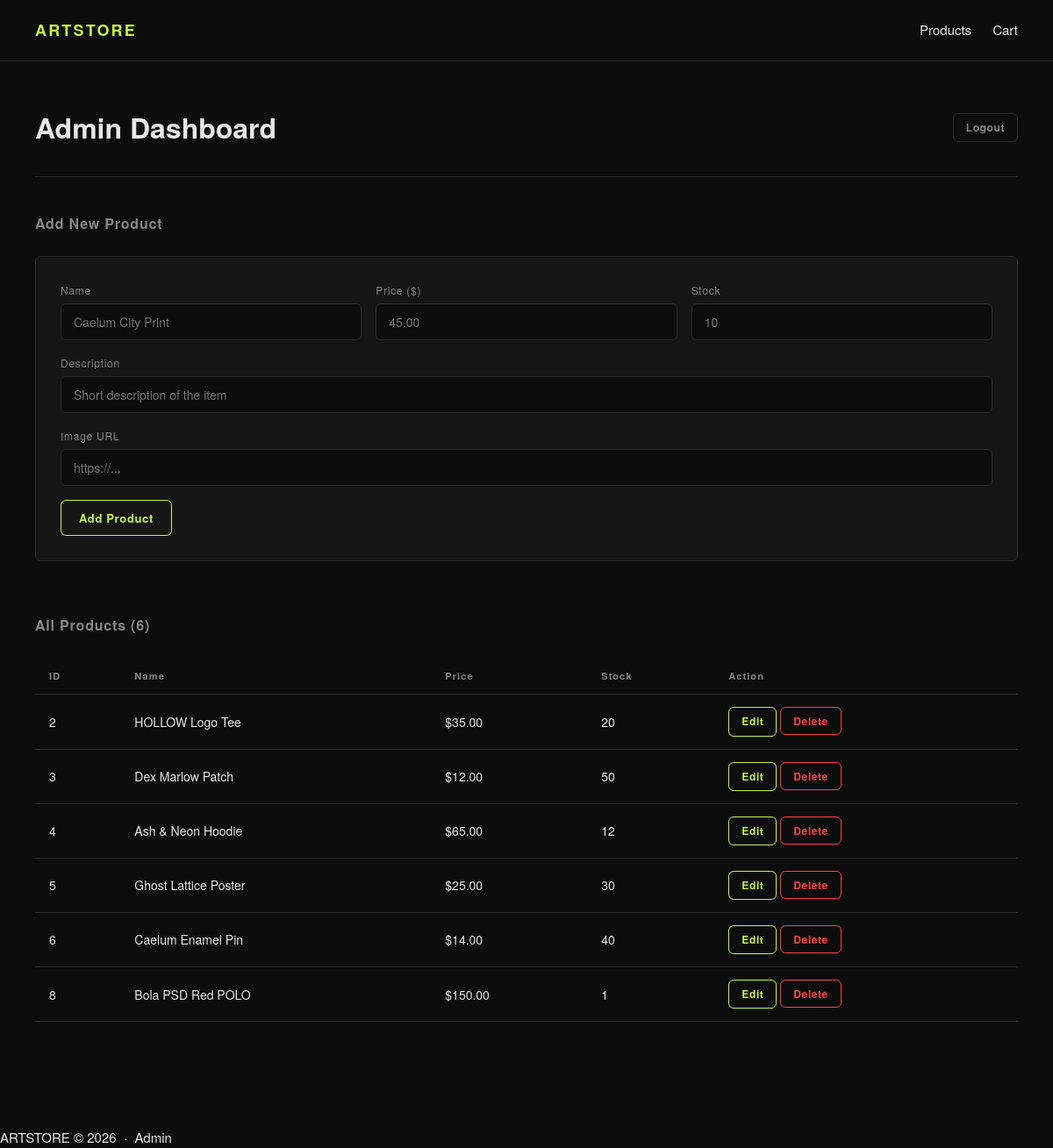
Screenshot of /admin/dashboard (signed in) with the database file from the repository.
### tables this page shows
CREATE TABLE products (
            id          INTEGER PRIMARY KEY AUTOINCREMENT,
            name        TEXT    NOT NULL,
            description TEXT,
            price       REAL    NOT NULL,
            image_url   TEXT    DEFAULT '',
            stock       INTEGER DEFAULT 10
        );

### app.py (the view)
@app.route("/admin/dashboard")
def admin_dashboard():
    if not session.get("admin"):
        return redirect(url_for("admin"))
    conn = get_db()
    products = conn.execute("SELECT * FROM products").fetchall()
    conn.close()
    return render_template("admin_dashboard.html", products=products, cart_count=0)

### app.py (called while the page is built)
def get_db():
    conn = sqlite3.connect(DB)
    conn.row_factory = sqlite3.Row  # lets us access columns by name
    return conn

### templates/admin_dashboard.html (shortened to what this page needs)
{% extends "base.html" %}
{% block content %}
<div class="page-header">
  <h1>Admin Dashboard</h1>
  <a href="{{ url_for('admin_logout') }}" class="btn btn--ghost btn--small">Logout</a>
</div>
<section class="admin-section">
  <h2>Add New Product</h2>
  <form method="POST" action="{{ url_for('admin_add') }}" class="admin-form">
    <div class="form-row">
      <div class="form-group">
        <label>Name</label>
        <input type="text" name="name" placeholder="Caelum City Print" required />
      </div>
      <div class="form-group">
        <label>Price ($)</label>
        <input type="number" name="price" step="0.01" placeholder="45.00" required />
      </div>
      <div class="form-group">
        <label>Stock</label>
        <input type="number" name="stock" placeholder="10" />
      </div>
    </div>
    <div class="form-group">
      <label>Description</label>
      <input type="text" name="description" placeholder="Short description of the item" />
    </div>
    <div class="form-group">
      <label>Image URL</label>
      <input type="text" name="image_url" placeholder="https://..." />
    </div>
    <button type="submit" class="btn btn--accent">Add Product</button>
  </form>
</section>
<section class="admin-section">
  <h2>All Products ({{ products|length }})</h2>
  <table class="admin-table">
    <thead>
      <tr>
        <th>ID</th>
        <th>Name</th>
        <th>Price</th>
        <th>Stock</th>
        <th>Action</th>
      </tr>
    </thead>
    <tbody>
      {% for p in products %}
      <tr>
        <td>{{ p.id }}</td>
        <td>{{ p.name }}</td>
        <td>${{ "%.2f"|format(p.price) }}</td>
        <td>{{ p.stock }}</td>
        <td>
          <a href="{{ url_for('admin_edit', product_id=p.id) }}" class="btn btn--primary btn--small">Edit</a>
          <form action="{{ url_for('admin_delete', product_id=p.id) }}" method="POST"
                onsubmit="return confirm('Delete {{ p.name }}?')" style="display: inline;">
            <button type="submit" class="btn btn--danger btn--small">Delete</button>
          </form>
        </td>
      </tr>
      {% endfor %}
    </tbody>
  </table>
</section>
{% endblock %}

### templates/base.html (shortened to what this page needs)
<!DOCTYPE html>
<html lang="en">
<head>
  <link rel="stylesheet" href="{{ url_for('static', filename='style.css') }}" />
</head>
<body>
  <nav>
    <a href="{{ url_for('index') }}" class="nav-logo">ARTSTORE</a>
    <div class="nav-links">
      <a href="{{ url_for('products') }}">Products</a>
      <a href="{{ url_for('cart') }}" class="cart-link">
        Cart {% if cart_count > 0 %}<span class="badge">{{ cart_count }}</span>{% endif %}
      </a>
    </div>
  </nav>
  <main>
    {% block content %}{% endblock %}
  </main>
  <footer>
    <p>ARTSTORE © 2026 &nbsp;·&nbsp; <a href="{{ url_for('admin') }}">Admin</a></p>
  </footer>
</body>
</html>

### static/style.css (style rules this page uses)
*, *::before, *::after { box-sizing: border-box; margin: 0; padding: 0; }
:root { --bg: #0d0d0d; --surface: #161616; --border: #2a2a2a; --text: #e8e8e8; --muted: #888; --accent: #c8f542; --danger: #ff4444; --radius: 6px; --font: 'Helvetica Neue', Arial, sans-serif; }
body { background: var(--bg); color: var(--text); font-family: var(--font); font-size: 15px; line-height: 1.6; min-height: 100vh; display: flex; flex-direction: column; }
a { color: var(--text); text-decoration: none; }
nav { display: flex; justify-content: space-between; align-items: center; padding: 20px 40px; border-bottom: 1px solid var(--border); position: sticky; top: 0; background: var(--bg); z-index: 100; }
.nav-logo { font-size: 18px; font-weight: 700; letter-spacing: 0.12em; color: var(--accent); }
.nav-links { display: flex; gap: 24px; align-items: center; }
.cart-link { position: relative; }
main { flex: 1; padding: 0 40px 60px; max-width: 1200px; margin: 0 auto; width: 100%; }
.btn { display: inline-block; padding: 10px 20px; border: 1px solid var(--text); background: transparent; color: var(--text); font-size: 13px; font-family: var(--font); font-weight: 600; letter-spacing: 0.05em; cursor: pointer; border-radius: var(--radius); transition: all 0.15s; }
.btn--accent { border-color: var(--accent); color: var(--accent); }
.btn--ghost { border-color: var(--border); color: var(--muted); }
.btn--danger { border-color: var(--danger); color: var(--danger); }
.btn--small { padding: 6px 14px; font-size: 12px; }
.page-header { display: flex; justify-content: space-between; align-items: center; padding: 50px 0 30px; border-bottom: 1px solid var(--border); margin-bottom: 40px; }
.page-header h1 { font-size: 32px; }
.admin-section { margin-bottom: 60px; }
.admin-section h2 { font-size: 16px; font-weight: 700; color: var(--muted); letter-spacing: 0.05em; margin-bottom: 24px; }
.admin-form { background: var(--surface); border: 1px solid var(--border); padding: 28px; border-radius: var(--radius); }
.form-row { display: grid; grid-template-columns: repeat(3, 1fr); gap: 16px; }
.form-group { margin-bottom: 16px; }
.form-group label { display: block; font-size: 12px; color: var(--muted); letter-spacing: 0.06em; margin-bottom: 6px; }
.form-group input { width: 100%; background: var(--bg); border: 1px solid var(--border); color: var(--text); padding: 10px 14px; border-radius: var(--radius); font-size: 14px; font-family: var(--font); }
.admin-table { width: 100%; border-collapse: collapse; }
.admin-table th { text-align: left; padding: 12px 16px; font-size: 11px; letter-spacing: 0.1em; color: var(--muted); border-bottom: 1px solid var(--border); }
.admin-table td { padding: 14px 16px; border-bottom: 1px solid var(--border); font-size: 14px; }
.btn--primary { border-color: var(--accent); color: var(--accent); }

### rows the page displays
products: id "2", name "HOLLOW Logo Tee", price "35.00", stock "20"
products: id "3", name "Dex Marlow Patch", price "12.00", stock "50"
products: id "4", name "Ash & Neon Hoodie", price "65.00", stock "12"
products: id "5", name "Ghost Lattice Poster", price "25.00", stock "30"
products: id "6", name "Caelum Enamel Pin", price "14.00", stock "40"
products: id "8", name "Bola PSD Red POLO", price "150.00", stock "1"

### other values shown
{{ products|length }} "6"
